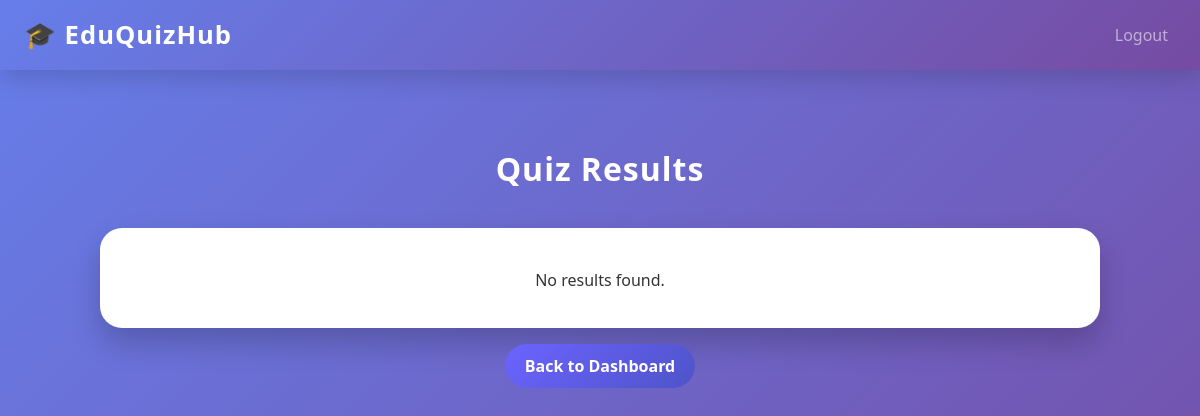
The page /admin/results (signed in) on the database as committed earlier.
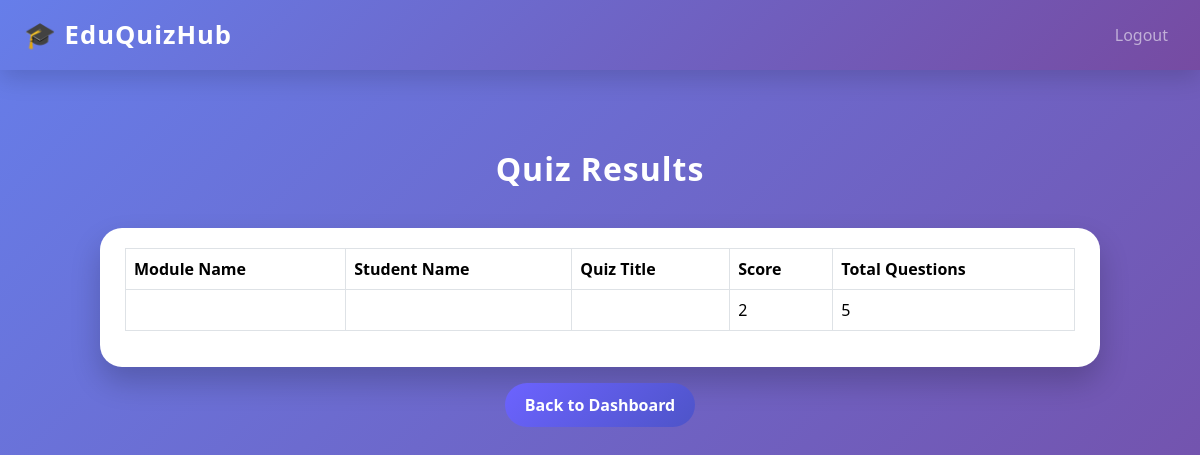
The same page on the database as committed later.
### tables this page shows
CREATE TABLE attempts (
    id INTEGER PRIMARY KEY AUTOINCREMENT,
    student_id INTEGER NOT NULL,
    quiz_id INTEGER NOT NULL,
    score INTEGER,
    total_questions INTEGER,
    answers TEXT,
    FOREIGN KEY (student_id) REFERENCES users(id),
    FOREIGN KEY (quiz_id) REFERENCES quizzes(id)
);

### app.py (the view)
@app.route("/admin/results")
def admin_results():
    if session.get("role") != "admin":
        return redirect(url_for("login"))
    results = get_all_results()
    return render_template(
        "admin_results.html",
        results=results
    )

### db/db.py (called while the page is built)
def get_db_connection():
    conn = sqlite3.connect(DB_NAME)
    conn.row_factory = sqlite3.Row
    return conn

def get_all_results():
    with get_db_connection() as conn:
        return conn.execute(
            """
            SELECT users.name AS student,
                   modules.name AS module,
                   quizzes.title AS quiz,
                   attempts.score,
                   attempts.total_questions
            FROM attempts
            JOIN users ON attempts.student_id = users.id
            JOIN quizzes ON attempts.quiz_id = quizzes.id
            JOIN modules ON quizzes.module_id = modules.id
            ORDER BY quizzes.id
            """
        ).fetchall()

### templates/admin_results.html (shortened to what this page needs)
{% extends "base.html" %}
{% block content %}
<h2>Quiz Results</h2>
<div class="results-card">
    {% if results %}
    <table class="table table-bordered">
        <thead>
            <tr>
                <th>Module Name</th>
                <th>Student Name</th>
                <th>Quiz Title</th>
                <th>Score</th>
                <th>Total Questions</th>
            </tr>
        </thead>
        <tbody>
            {% for result in results %}
            <tr>
                <td>{{ result.module_name }}</td>
                <td>{{ result.student_name }}</td>
                <td>{{ result.quiz_title }}</td>
                <td>{{ result.score }}</td>
                <td>{{ result.total_questions }}</td>
            </tr>
            {% endfor %}
        </tbody>
    </table>
    {% else %}
        <p style="color: #333; text-align: center; margin-top: 20px;">No results found.</p>
    {% endif %}
</div>
<div class="text-center mt-3">
    <a href="{{ url_for('admin_dashboard') }}" class="btn btn-back">
        Back to Dashboard
    </a>
</div>
{% endblock %}

Rows that differ between the two databases and show on the page:
added attempts: score "2", total_questions "5"
Other text that changed with them:
text no longer shown: "No results found."
text now shown: "Module Name Student Name Quiz Title Score Total Questions"
